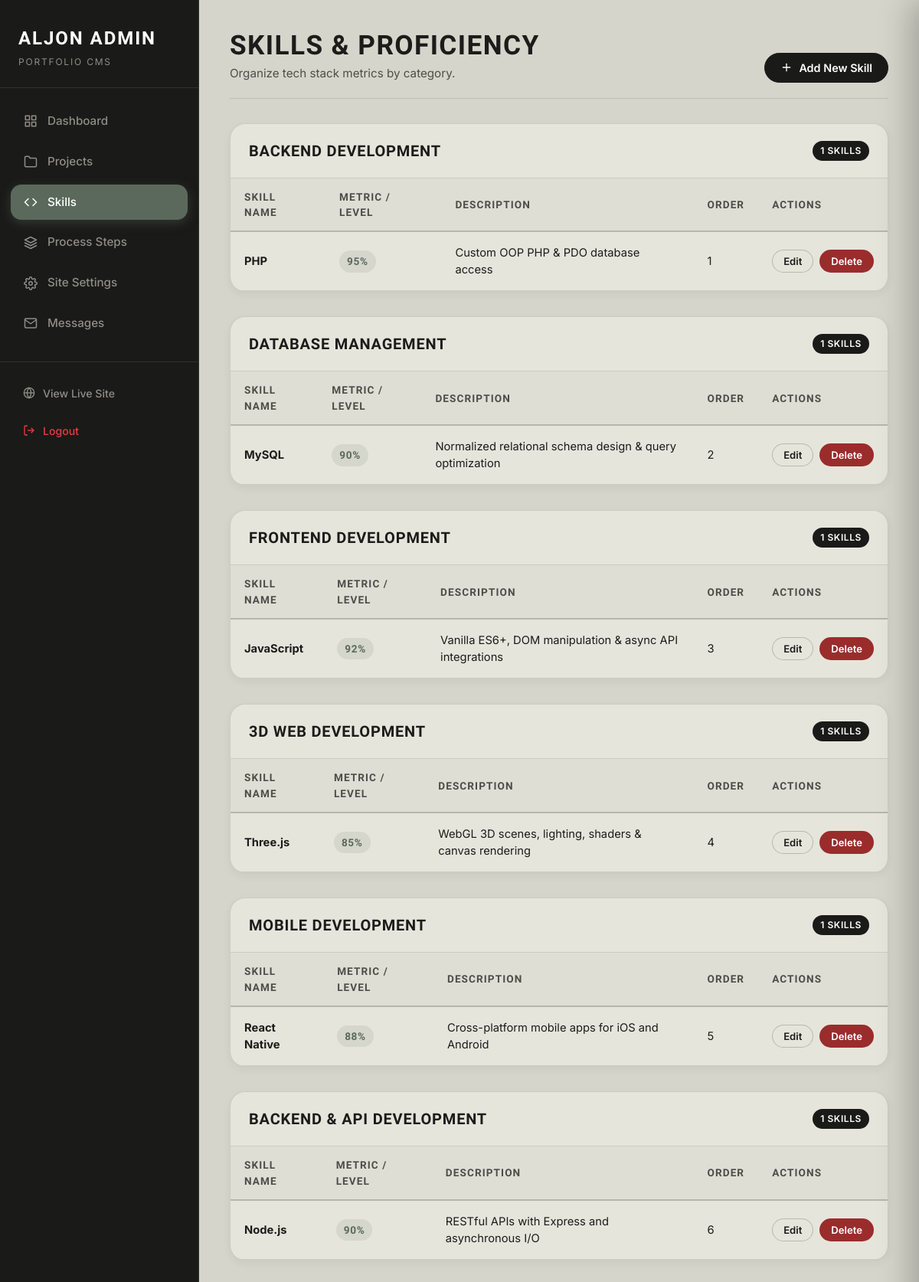
Screenshot of /admin/skills.php (signed in) with the database file from the repository.
### tables this page shows
CREATE TABLE IF NOT EXISTS `skills` (
    `id` INT AUTO_INCREMENT PRIMARY KEY,
    `name` VARCHAR(100) NOT NULL,
    `category` VARCHAR(100) NOT NULL,
    `proficiency_display` VARCHAR(20) DEFAULT '90%',
    `description` TEXT,
    `sort_order` INT DEFAULT 0
);

### admin/skills.php (the view, shortened to what this page needs)
<?php
$pdo = getDB();
$skills = [];
if ($pdo) {
    $skills = $pdo->query("SELECT * FROM skills ORDER BY sort_order ASC, id ASC")->fetchAll();
}
$grouped = [];
foreach ($skills as $s) {
    $cat = $s['category'] ?: 'Uncategorized';
    $grouped[$cat][] = $s;
}
include __DIR__ . '/includes/header.php';
include __DIR__ . '/includes/sidebar.php';
?>
<div class="page-header">
  <div class="page-title">
    <h1>Skills & Proficiency</h1>
    <p class="page-subtitle">Organize tech stack metrics by category.</p>
  </div>
  <div class="page-actions">
    <button class="btn btn-primary" data-drawer-target="skill-drawer" data-reset-form="true" data-drawer-title="Add New Skill">
      <svg viewBox="0 0 24 24"><line x1="12" y1="5" x2="12" y2="19"/><line x1="5" y1="12" x2="19" y2="12"/></svg>
      Add New Skill
    </button>
  </div>
</div>
<?php if (!empty($grouped)): ?>
  <?php foreach ($grouped as $category => $cat_skills): ?>
    <div class="admin-card">
      <div class="card-header">
        <h3><?= htmlspecialchars($category) ?></h3>
        <span class="badge badge-dark"><?= count($cat_skills) ?> Skills</span>
      </div>
      <div class="card-body" style="padding:0;">
        <div class="table-responsive">
          <table class="admin-table">
            <thead>
              <tr>
                <th>Skill Name</th>
                <th>Metric / Level</th>
                <th>Description</th>
                <th>Order</th>
                <th>Actions</th>
              </tr>
            </thead>
            <tbody>
              <?php foreach ($cat_skills as $s): ?>
                <tr>
                  <td><strong><?= htmlspecialchars($s['name']) ?></strong></td>
                  <td>
                    <span class="badge badge-accent" style="font-size:0.85rem; font-family:var(--font-heading);">
                      <?= htmlspecialchars($s['proficiency_display']) ?>
                    </span>
                  </td>
                  <td><?= htmlspecialchars($s['description'] ?? '—') ?></td>
                  <td><?= $s['sort_order'] ?></td>
                  <td>
                    <div class="table-actions">
                      <button class="btn btn-sm btn-secondary"
                        data-drawer-target="skill-drawer"
                        data-drawer-title="Edit Skill #<?= $s['id'] ?>"
                        data-id="<?= $s['id'] ?>"
                        data-name="<?= htmlspecialchars($s['name'], ENT_QUOTES, 'UTF-8') ?>"
                        data-category="<?= htmlspecialchars($s['category'], ENT_QUOTES, 'UTF-8') ?>"
                        data-proficiency_display="<?= htmlspecialchars($s['proficiency_display'], ENT_QUOTES, 'UTF-8') ?>"
                        data-description="<?= htmlspecialchars($s['description'] ?? '', ENT_QUOTES, 'UTF-8') ?>"
                        data-sort_order="<?= $s['sort_order'] ?>">
                        Edit
                      </button>
                      <form method="POST" style="display:inline" data-confirm="Are you sure you want to delete this skill?">
                        <button type="submit" class="btn btn-sm btn-danger">Delete</button>
                      </form>
                    </div>
                  </td>
                </tr>
              <?php endforeach; ?>
            </tbody>
          </table>
        </div>
      </div>
    </div>
  <?php endforeach; ?>
<?php endif; ?>
<?php include __DIR__ . '/includes/footer.php'; ?>

### rows the page displays
skills: name "PHP", proficiency_display "95%", description "Custom OOP PHP & PDO database access", sort_order "1"
skills: name "MySQL", proficiency_display "90%", description "Normalized relational schema design & query optimization", sort_order "2"
skills: name "JavaScript", proficiency_display "92%", description "Vanilla ES6+, DOM manipulation & async API integrations", sort_order "3"
skills: name "Three.js", proficiency_display "85%", description "WebGL 3D scenes, lighting, shaders & canvas rendering", sort_order "4"
skills: name "React Native", proficiency_display "88%", description "Cross-platform mobile apps for iOS and Android", sort_order "5"
skills: name "Node.js", proficiency_display "90%", description "RESTful APIs with Express and asynchronous I/O", sort_order "6"

### other values shown
$category "BACKEND DEVELOPMENT"
count($cat_skills) "1"
$category "DATABASE MANAGEMENT"
$category "FRONTEND DEVELOPMENT"
$category "3D WEB DEVELOPMENT"
$category "MOBILE DEVELOPMENT"
$category "BACKEND & API DEVELOPMENT"
